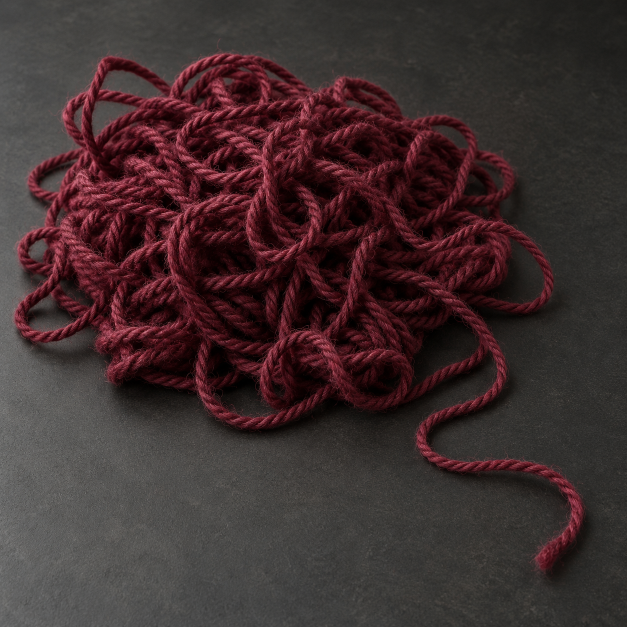
#> input picture Vydyhny_Claude_Package/assets/03_yarn/yarn_tangled_start.png, 1254 x 1254 px (shown at 1/2 size)
$ python yarn.py
#> lines starting #> are read from the running program, lines starting #| are printed output that depends on the picture; after the words box and inside, x2 and y2 are one past the last pixel; in counts of white or black regions, pixels touching at a corner belong together
### zadovbalo/scripts/assets/common.py
"""Спільні утиліти конвеєра матеріалів. Запуск: python3 scripts/assets/build.py (див. README)."""
import json
import os
from pathlib import Path

import cv2
import numpy as np

ROOT = Path(__file__).resolve().parents[2]  # zadovbalo/
PKG = ROOT.parent / "Vydyhny_Claude_Package" / "assets"
OUT = ROOT / "public" / "scenes"
EXTRA = ROOT / "assets-src"  # додаткові ліцензовані матеріали, якщо додані
REF2 = ROOT.parent / "docs" / "vydyhny-updates-2026-10-04" / "references"  # пакет змін 04.10.2026


# [14 lines left out: functions load_ref, load, not called in this run]


def poly_mask(shape, pts, value=255):
    m = np.zeros(shape[:2], np.uint8)
    cv2.fillPoly(m, [np.array(pts, np.int32)], value)
    return m


def smooth_mask(m: np.ndarray, r: float = 1.2) -> np.ndarray:
    """Антиаліасинг краю маски (0..255)."""
    return cv2.GaussianBlur(m, (0, 0), r)


# [66 lines left out: functions synthesize_hidden, _synthesize, edge_shade, not called in this run]


def save_webp(path: Path, img: np.ndarray, quality: int = 82):
    path.parent.mkdir(parents=True, exist_ok=True)
    ok = cv2.imwrite(str(path), img, [cv2.IMWRITE_WEBP_QUALITY, quality])
    if not ok:
        raise SystemExit(f"Не вдалося записати {path}")
    return path


def rgba(rgb: np.ndarray, alpha: np.ndarray) -> np.ndarray:
    return np.dstack([rgb, alpha])


def crop_rgba(img: np.ndarray, pad: int = 2):
    a = img[:, :, 3]
    ys, xs = np.nonzero(a > 4)
    y0, y1 = max(ys.min() - pad, 0), min(ys.max() + pad + 1, img.shape[0])
    x0, x1 = max(xs.min() - pad, 0), min(xs.max() + pad + 1, img.shape[1])
    return img[y0:y1, x0:x1], (int(x0), int(y0), int(x1 - x0), int(y1 - y0))


def write_json(path: Path, data):
    path.parent.mkdir(parents=True, exist_ok=True)
    path.write_text(json.dumps(data, ensure_ascii=False, indent=1) + "\n", encoding="utf-8")


# [65 lines left out: functions trim_dark_rim, fill_region, not called in this run]

### zadovbalo/scripts/assets/yarn.py
"""Пряжа: заплутана маса без хвоста, змотаний клубок без хвоста, текстура нитки (смуга, знята з реального хвоста)."""
import cv2
import numpy as np

from common import OUT, PKG, crop_rgba, poly_mask, rgba, save_webp, write_json

TANGLE_TAIL = [(900, 822), (950, 800), (978, 790), (1012, 800), (1230, 950), (1230, 1230), (800, 1230), (800, 862), (850, 840)]
TANGLE_EXIT = (978, 796)  # де нитка виходить із маси
BALL = ((577, 489), (722, 700))  # центр і осі еліпса клубка
TAIL_CENTER = [(860, 915), (900, 928), (980, 930), (1040, 928), (1100, 945), (1145, 980), (1160, 1020), (1140, 1065), (1100, 1100)]
STRIP_HALF = 16


def yarn_mask(img):
    hsv = cv2.cvtColor(img, cv2.COLOR_BGR2HSV)
    h, s, v = hsv[:, :, 0].astype(int), hsv[:, :, 1].astype(int), hsv[:, :, 2].astype(int)
    red = ((h < 12) | (h > 160)) & (s > 70) & (v > 35)
    m = red.astype(np.uint8) * 255
    m = cv2.morphologyEx(m, cv2.MORPH_CLOSE, np.ones((3, 3), np.uint8))
    m = cv2.morphologyEx(m, cv2.MORPH_OPEN, np.ones((2, 2), np.uint8))
    return m


def solid_core(hard, k=41):
    """Внутрішні темні шари пряжі лишаються непрозорими; прозорі лише зовнішні проміжки."""
    closed = cv2.morphologyEx(hard, cv2.MORPH_CLOSE, cv2.getStructuringElement(cv2.MORPH_ELLIPSE, (k, k)))
    cnts, _ = cv2.findContours(closed, cv2.RETR_EXTERNAL, cv2.CHAIN_APPROX_SIMPLE)
    filled = np.zeros_like(hard)
    cv2.drawContours(filled, cnts, -1, 255, -1)
    core = cv2.erode(filled, cv2.getStructuringElement(cv2.MORPH_ELLIPSE, (k, k)))
    return np.maximum(hard, core)


def soft_alpha(img, hard):
    """Пухнасті волокна: альфа з насиченості біля краю."""
    hsv = cv2.cvtColor(img, cv2.COLOR_BGR2HSV).astype(np.float32)
    fuzz = np.clip((hsv[:, :, 1] - 40) / 60, 0, 1) * np.clip((hsv[:, :, 2] - 30) / 40, 0, 1)
    near = cv2.dilate(hard, np.ones((5, 5), np.uint8)) > 0
    a = np.where(hard > 0, 1.0, np.where(near, fuzz * 0.8, 0.0))
    return (cv2.GaussianBlur(a.astype(np.float32), (0, 0), 0.7) * 255).astype(np.uint8)


def resample(poly, step=1.0):
    pts = np.array(poly, np.float32)
    # згладити ламану кривою Катмулла–Рома
    out = []
    for i in range(len(pts) - 1):
        p0, p1, p2, p3 = pts[max(i - 1, 0)], pts[i], pts[i + 1], pts[min(i + 2, len(pts) - 1)]
        for t in np.linspace(0, 1, 40, endpoint=False):
            t2, t3 = t * t, t * t * t
            out.append(0.5 * ((2 * p1) + (-p0 + p2) * t + (2 * p0 - 5 * p1 + 4 * p2 - p3) * t2 + (-p0 + 3 * p1 - 3 * p2 + p3) * t3))
    out.append(pts[-1])
    out = np.array(out)
    d = np.r_[0, np.cumsum(np.linalg.norm(np.diff(out, axis=0), axis=1))]
    s = np.arange(0, d[-1], step)
    return np.stack([np.interp(s, d, out[:, 0]), np.interp(s, d, out[:, 1])], 1)


def strip(img, alpha, center):
    c = resample(center)
    tang = np.gradient(c, axis=0)
    tang /= np.linalg.norm(tang, axis=1, keepdims=True)
    norm = np.stack([-tang[:, 1], tang[:, 0]], 1)
    offs = np.arange(-STRIP_HALF, STRIP_HALF + 1, dtype=np.float32)
    mapx = (c[:, 0][None, :] + norm[:, 0][None, :] * offs[:, None]).astype(np.float32)
    mapy = (c[:, 1][None, :] + norm[:, 1][None, :] * offs[:, None]).astype(np.float32)
    rgb = cv2.remap(img, mapx, mapy, cv2.INTER_LINEAR)
    a = cv2.remap(alpha, mapx, mapy, cv2.INTER_LINEAR)
    # центрувати: зсунути кожен стовпчик за центроїдом альфи (лінія розмітки не ідеальна)
    ys = np.arange(a.shape[0])[:, None]
    cy = (a.astype(np.float32) * ys).sum(0) / np.maximum(a.sum(0), 1)
    cy = cv2.GaussianBlur(cy.reshape(1, -1).astype(np.float32), (0, 0), 6).ravel()
    shift = cy - STRIP_HALF
    mapy2 = (np.arange(a.shape[0])[:, None] + shift[None, :]).astype(np.float32)
    mapx2 = np.tile(np.arange(a.shape[1], dtype=np.float32), (a.shape[0], 1))
    rgb = cv2.remap(rgb, mapx2, mapy2, cv2.INTER_LINEAR)
    a = cv2.remap(a, mapx2, mapy2, cv2.INTER_LINEAR)
    # безшовність: перехресне згасання кінців
    L, F = rgb.shape[1], 48
    rgb, a = rgb.astype(np.float32), a.astype(np.float32)
    w = np.linspace(0, 1, F)[None, :, None]
    rgb[:, :F] = rgb[:, :F] * w + rgb[:, L - F :] * (1 - w)
    a[:, :F] = a[:, :F] * w[..., 0] + a[:, L - F :] * (1 - w[..., 0])
    return rgba(rgb[:, : L - F].astype(np.uint8), a[:, : L - F].astype(np.uint8))


def run():
    out = OUT / "yarn"
    tangle = cv2.imread(str(PKG / "03_yarn/yarn_tangled_start.png"))
#> tangle is the input picture: shape (1254, 1254, 3); mean B, G, R 46.6, 45.9, 63.2
    wound = cv2.imread(str(PKG / "03_yarn/yarn_wound_finish.png"))
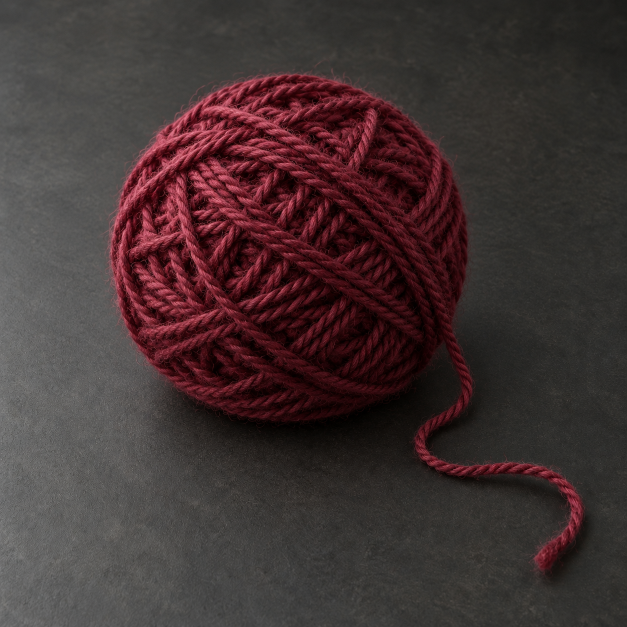
#> input picture Vydyhny_Claude_Package/assets/03_yarn/yarn_wound_finish.png, 1254 x 1254 px (shown at 1/2 size)
#> wound is the input picture: shape (1254, 1254, 3); mean B, G, R 51, 50.9, 66.2

    tm = yarn_mask(tangle)
#> in yarn_mask, `hsv = cv2.cvtColor(img, cv2.COLOR_BGR2HSV)`: hsv: shape (1254, 1254, 3); mean H, S, V 72.2, 80.5, 63.3
#> in yarn_mask, `red = ((h < 12) | (h > 160)) & (s > 70) & (v > 35)`:
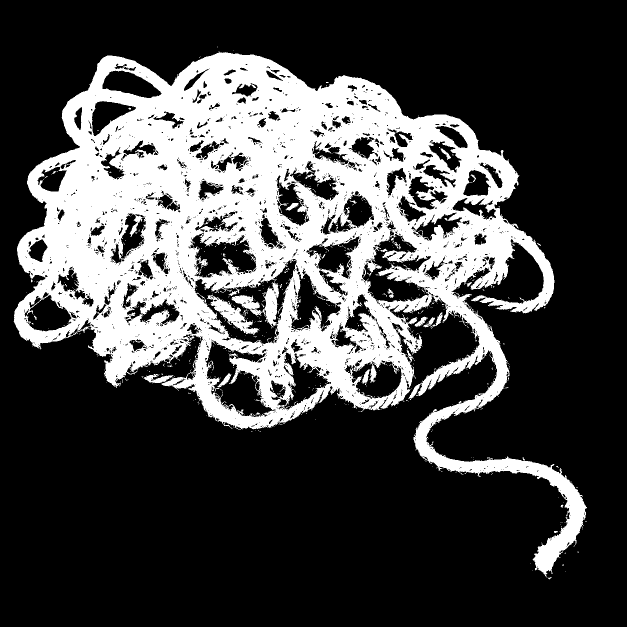
#> red: shape (1254, 1254) bool (shown at 1/2 size); 27.1% white; 656 white regions (632 under 20 px), largest, box (x1, y1, x2, y2) and area: (27, 103, 1174, 1153) 420344, (414, 589, 519, 670) 2428, (434, 746, 463, 775) 256
#> in yarn_mask, `m = cv2.morphologyEx(m, cv2.MORPH_CLOSE, np.ones((3, 3), np.uint8))`: m: shape (1254, 1254); 28.4% white; 256 white regions (240 under 20 px), largest, box (x1, y1, x2, y2) and area: (27, 103, 1174, 1159) 445422, (829, 633, 856, 654) 229, (571, 406, 597, 421) 190
#> in yarn_mask, `m = cv2.morphologyEx(m, cv2.MORPH_OPEN, np.ones((2, 2), np.uint8))`: m: shape (1254, 1254); 28.3% white; 96 white regions (76 under 20 px), largest, box (x1, y1, x2, y2) and area: (29, 104, 1175, 1157) 442432, (848, 626, 886, 658) 421, (831, 635, 856, 654) 225
    tail = poly_mask(tangle.shape, TANGLE_TAIL)
#> in poly_mask, `cv2.fillPoly(m, [np.array(pts, np.int32)], value)`: m: shape (1254, 1254); 10.5% white; 1 white region, box (x1, y1, x2, y2) and area: (800, 790, 1231, 1231) 164964
    tail_only = cv2.bitwise_and(tm, tail)
#> tail_only: shape (1254, 1254); 1.2% white; 11 white regions (8 under 20 px), largest, box (x1, y1, x2, y2) and area: (828, 790, 1175, 1157) 18367, (1109, 1063, 1116, 1067) 24, (1123, 1011, 1127, 1016) 20
    mass = cv2.bitwise_and(tm, cv2.bitwise_not(tail))
#> mass: shape (1254, 1254); 27.1% white; 88 white regions (69 under 20 px), largest, box (x1, y1, x2, y2) and area: (29, 104, 1110, 861) 423405, (850, 800, 949, 840) 659, (848, 626, 886, 658) 421
    n, lab, stats, _ = cv2.connectedComponentsWithStats(mass)
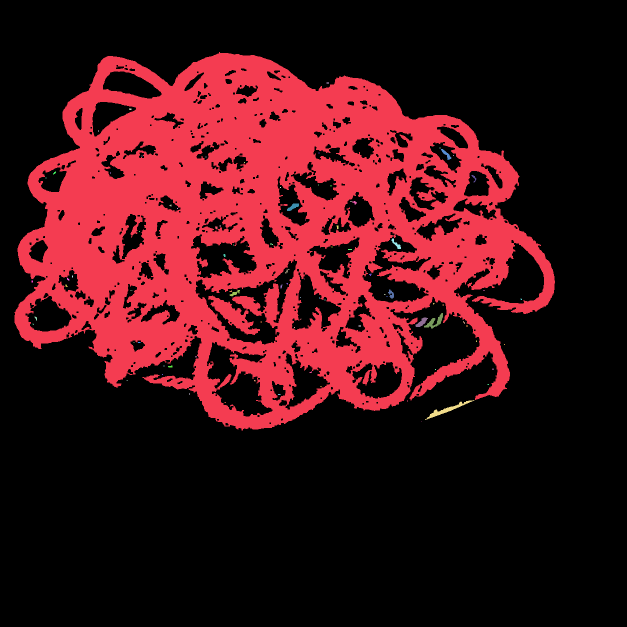
#> lab: shape (1254, 1254) int32 (shown at 1/2 size); 89 distinct labels, from 0 to 88; one colour per label, 0 black
#> n = 89; stats = 89 rows, first 6: [0, 0, 1254, 1254, 1146357], [29, 104, 1081, 757, 423405], [653, 165, 5, 2, 10], [258, 217, 5, 3, 14], [196, 261, 2, 2, 4], [879, 295, 2, 2, 4]
    keep = np.zeros_like(mass)
    for i in range(1, n):
        if stats[i, cv2.CC_STAT_AREA] > 400:
            keep[lab == i] = 255
    mass_rgba, (mx, my, mw, mh) = crop_rgba(rgba(tangle, soft_alpha(tangle, solid_core(keep))))
#> in solid_core, `closed = cv2.morphologyEx(hard, cv2.MORPH_CLOSE, cv2.getStructuringEle..`: closed: shape (1254, 1254); 35% white; 1 white region
#> in solid_core, `cnts, _ = cv2.findContours(closed, cv2.RETR_EXTERNAL, cv2.CHAIN_APPROX..`: cnts = 1 contour; box (x1, y1, x2, y2) and area: (29, 104, 1110, 861) 583554
#> in solid_core, `cv2.drawContours(filled, cnts, -1, 255, -1)`: filled: shape (1254, 1254); 37.2% white; 1 white region, box (x1, y1, x2, y2) and area: (29, 104, 1110, 861) 585273
#> in solid_core, `core = cv2.erode(filled, cv2.getStructuringElement(cv2.MORPH_ELLIPSE, ..`: core: shape (1254, 1254); 32.8% white; 1 white region, box (x1, y1, x2, y2) and area: (49, 125, 1089, 840) 515596
#> in solid_core, `return np.maximum(hard, core)`: returned value: shape (1254, 1254); 36.7% white; 2 white regions, box (x1, y1, x2, y2) and area: (29, 104, 1110, 861) 577215, (850, 800, 949, 840) 659
#> in soft_alpha, `near = cv2.dilate(hard, np.ones((5, 5), np.uint8)) > 0`: near: shape (1254, 1254) bool; 37.6% white; 1 white region, box (x1, y1, x2, y2) and area: (27, 102, 1112, 863) 590970
#> in crop_rgba, `y0, y1 = max(ys.min() - pad, 0), min(ys.max() + pad + 1, img.shape[0])`: y0 = 99; y1 = 864
#> in crop_rgba, `x0, x1 = max(xs.min() - pad, 0), min(xs.max() + pad + 1, img.shape[1])`: x0 = 24; x1 = 1115
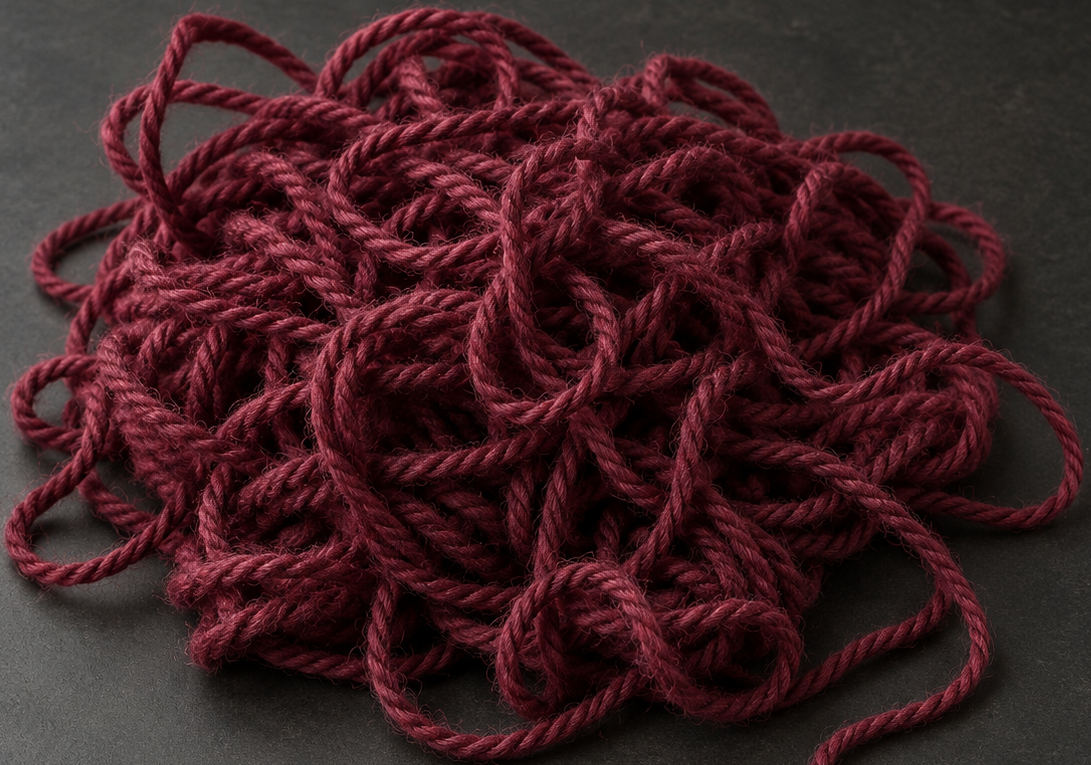
#> mass_rgba: shape (765, 1091, 4); mean B, G, R, A 35.3, 32.4, 62.9, 177.2
#> mx = 24; my = 99; mw = 1091; mh = 765
    save_webp(out / "tangle.webp", mass_rgba, 84)

    wm = yarn_mask(wound)
#> in yarn_mask (call 2), `hsv = cv2.cvtColor(img, cv2.COLOR_BGR2HSV)`: hsv: shape (1254, 1254, 3); mean H, S, V 62.4, 67, 66.3
#> in yarn_mask (call 2), `red = ((h < 12) | (h > 160)) & (s > 70) & (v > 35)`: red: shape (1254, 1254) bool; 21.9% white; 397 white regions (370 under 20 px), largest, box (x1, y1, x2, y2) and area: (215, 143, 1171, 1159) 339478, (771, 719, 831, 760) 636, (563, 822, 653, 843) 524
#> in yarn_mask (call 2), `m = cv2.morphologyEx(m, cv2.MORPH_CLOSE, np.ones((3, 3), np.uint8))`: m: shape (1254, 1254); 22.8% white; 153 white regions (140 under 20 px), largest, box (x1, y1, x2, y2) and area: (215, 143, 1171, 1159) 356715, (770, 719, 831, 762) 700, (807, 698, 818, 712) 88
#> in yarn_mask (call 2), `m = cv2.morphologyEx(m, cv2.MORPH_OPEN, np.ones((2, 2), np.uint8))`: m: shape (1254, 1254); 22.7% white; 70 white regions (55 under 20 px), largest, box (x1, y1, x2, y2) and area: (216, 144, 1172, 1160) 354849, (772, 720, 832, 761) 683, (673, 817, 689, 830) 92
    ell = np.zeros_like(wm)
    cv2.ellipse(ell, (BALL[0], BALL[1], 0), 255, -1)
#> ell: shape (1254, 1254); 25.3% white; 1 white region, box (x1, y1, x2, y2) and area: (216, 139, 939, 840) 397515
    inner_ell = cv2.erode(ell, cv2.getStructuringElement(cv2.MORPH_ELLIPSE, (25, 25)))
    ball = np.maximum(cv2.bitwise_and(wm, ell), inner_ell)
#> ball: shape (1254, 1254); 24.6% white; 11 white regions (7 under 20 px), largest, box (x1, y1, x2, y2) and area: (216, 144, 939, 840) 386266, (611, 821, 671, 838) 327, (674, 817, 689, 827) 55, (879, 671, 885, 678) 26
    ball_rgba, (bx, by, bw, bh) = crop_rgba(rgba(wound, soft_alpha(wound, ball)))
#> in soft_alpha (call 2), `near = cv2.dilate(hard, np.ones((5, 5), np.uint8)) > 0`: near: shape (1254, 1254) bool; 25.1% white; 3 white regions, box (x1, y1, x2, y2) and area: (214, 141, 941, 842) 394510, (859, 701, 865, 708) 41, (425, 172, 431, 178) 36
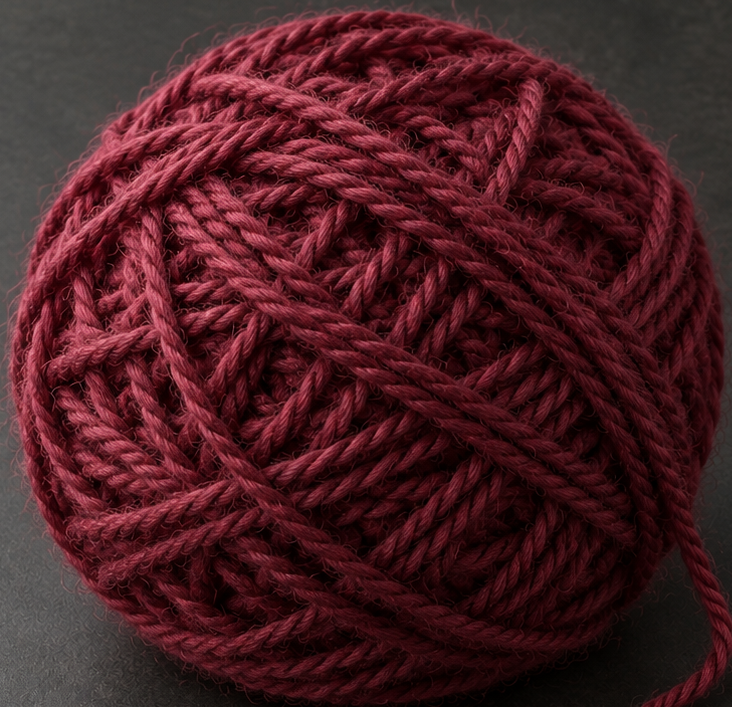
#> ball_rgba: shape (707, 732, 4); mean B, G, R, A 34.8, 30.3, 72.6, 191.6
#> bx = 211; by = 138; bw = 732; bh = 707
    save_webp(out / "ball.webp", ball_rgba, 84)

    st = strip(tangle, soft_alpha(tangle, tail_only), TAIL_CENTER)
#> in soft_alpha (call 3), `near = cv2.dilate(hard, np.ones((5, 5), np.uint8)) > 0`:
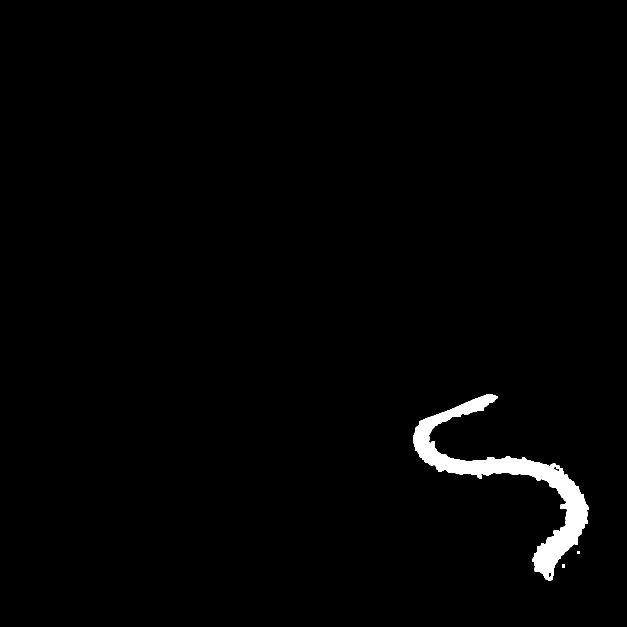
#> near: shape (1254, 1254) bool (shown at 1/2 size); 1.5% white; 3 white regions, box (x1, y1, x2, y2) and area: (826, 788, 1177, 1161) 23039, (1124, 1128, 1130, 1135) 42, (1154, 1102, 1160, 1108) 36
#> in resample, `pts = np.array(poly, np.float32)`: pts = [[860, 915], [900, 928], [980, 930], [1040, 928], [1100, 945], [1145, 980], [1160, 1020], [1140, 1065], [1100, 1100]]
#> the loop in resample, `for i in range(len(pts) - 1):` made 8 passes
#> (p0, p1, p2, p3) on passes 2 to 7: ([860, 915], [900, 928], [980, 930], [1040, 928]), ([900, 928], [980, 930], [1040, 928], [1100, 945]), ([980, 930], [1040, 928], [1100, 945], [1145, 980]), ([1040, 928], [1100, 945], [1145, 980], [1160, 1020]), ([1100, 945], [1145, 980], [1160, 1020], [1140, 1065]), ([1145, 980], [1160, 1020], [1140, 1065], [1100, 1100])
#> (p1, p2, p3) on pass 1: ([860, 915], [900, 928], [980, 930])
#> after the loop in resample, `for i in range(len(pts) - 1):`: out = 320 pairs, first value 860 to 1160.1, second value 915 to 1099.5
#> in resample, `out = np.array(out)`: out = 321 pairs, first value 860 to 1160.1, second value 915 to 1100
#> in resample, `d = np.r_[0, np.cumsum(np.linalg.norm(np.diff(out, axis=0), axis=1))]`: d = 321 values from 0 to 449.3
#> in strip, `c = resample(center)`: c = 450 pairs, first value 860 to 1160.1, second value 915 to 1099.8
#> in strip, `tang = np.gradient(c, axis=0)`: tang = 450 pairs, first value -0.794 to 1, second value -0.0893 to 1
#> in strip, `norm = np.stack([-tang[:, 1], tang[:, 0]], 1)`: norm = 450 pairs, first value -1 to 0.0893, second value -0.794 to 1
#> in strip, `mapy = (c[:, 1][None, :] + norm[:, 1][None, :] * offs[:, None]).astype..`:
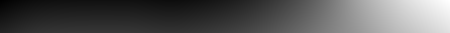
#> mapy: shape (33, 450) float32; min 899.9, max 1112, mean 971.1; drawn with min black and max white
#> in strip, `cy = (a.astype(np.float32) * ys).sum(0) / np.maximum(a.sum(0), 1)`: cy = 450 values, max 20.55 at index 312, min 11.9 at index 0, mean 17.97
#> in strip, `cy = cv2.GaussianBlur(cy.reshape(1, -1).astype(np.float32), (0, 0), 6)..`: cy = 450 values, max 20.02 at index 309, min 12.99 at index 0, mean 17.97
#> in strip, `shift = cy - STRIP_HALF`: shift = 450 values, max 4.02 at index 309, min -3.01 at index 0, mean 1.97
    save_webp(out / "strand.webp", st, 88)


    write_json(out / "yarn.json", {
        "size": [tangle.shape[1], tangle.shape[0]],
        "tangle": {"x": mx, "y": my, "w": mw, "h": mh, "exit": TANGLE_EXIT},
        "ball": {"x": bx, "y": by, "w": bw, "h": bh, "cx": BALL[0][0], "cy": BALL[0][1], "r": BALL[1][0] / 2},
        "strand": {"w": int(st.shape[1]), "h": int(st.shape[0]), "thickness": 22},
    })
    print("yarn ok", st.shape)
#| yarn ok (33, 402, 4)


if __name__ == "__main__":
    run()
